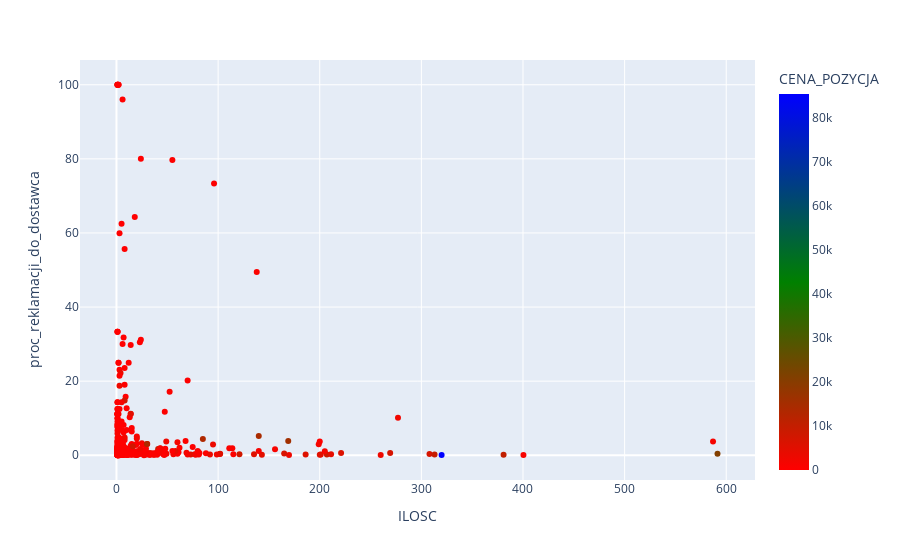

The code cell stored with this chart in its notebook:
### Code cell
func_cluster(df_fi_sell, '', 'OUTLET',1)

### Figure 1 — Plotly figure (JSON) as saved in the notebook; plotly's stock layout.template omitted (floating-point values rounded to 4 significant figures; data arrays with more than 128 entries replaced by an {"elided": "..."} marker saying what was removed)
{"data": [{"hovertemplate": "ILOSC=%{x}<br>proc_reklamacji_do_dostawca=%{y}<br>CENA_POZYCJA=%{marker.color}<extra></extra>", "legendgroup": "", "marker": {"color": {"elided": "399 float values"}, "coloraxis": "coloraxis", "symbol": "circle"}, "mode": "markers", "name": "", "orientation": "v", "showlegend": false, "type": "scatter", "x": {"elided": "399 float values"}, "xaxis": "x", "y": {"elided": "399 float values"}, "yaxis": "y"}], "layout": {"autosize": true, "coloraxis": {"colorbar": {"title": {"text": "CENA_POZYCJA"}}, "colorscale": [[0, "red"], [0.5, "green"], [1, "blue"]]}, "legend": {"tracegroupgap": 0}, "margin": {"t": 60}, "xaxis": {"anchor": "y", "autorange": true, "domain": [0, 1], "range": [-33.68, 626.1], "title": {"text": "ILOSC"}, "type": "linear"}, "yaxis": {"anchor": "x", "autorange": true, "domain": [0, 1], "range": [-7.738, 107.7], "title": {"text": "proc_reklamacji_do_dostawca"}, "type": "linear"}}}
